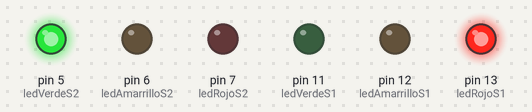
This sketch was run on a simulated Arduino Uno, built with avr-gcc and run on an emulated ATmega328P. Shown: output pins drawn as LEDs (lit = HIGH).

Above: at 4.0 s.
At 9.0 s:
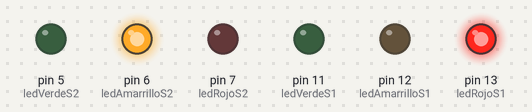
At 14.0 s:
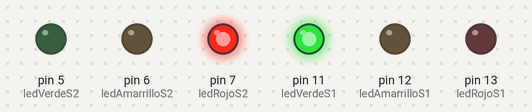
At 19.0 s:
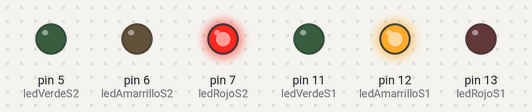
Timing chart, 0 to 26.0 s (numbered marks = the images above):
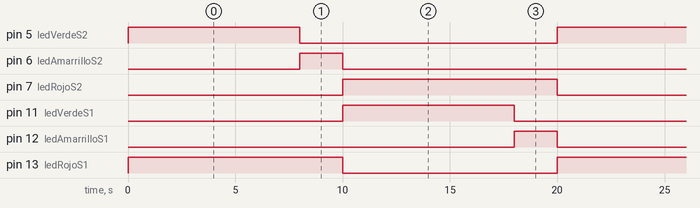

The sketch:

SemaforoPeatonal_Code.ino
```cpp
#define ledRojoS1 13
#define ledAmarrilloS1 12
#define ledVerdeS1 11

#define ledRojoS2 7
#define ledAmarrilloS2 6
#define ledVerdeS2 5

void setup() {
  pinMode(ledRojoS1, OUTPUT);
  pinMode(ledAmarrilloS1, OUTPUT);
  pinMode(ledVerdeS1, OUTPUT);

  pinMode(ledRojoS2, OUTPUT);
  pinMode(ledAmarrilloS2, OUTPUT);
  pinMode(ledVerdeS2, OUTPUT);
}

void loop() {
  //SEMAFORO 1
  digitalWrite(ledRojoS1, HIGH);
  digitalWrite(ledAmarrilloS1,LOW);
  digitalWrite(ledVerdeS1,LOW);

  //SEMAFORO 2
  digitalWrite(ledRojoS2, LOW);
  digitalWrite(ledAmarrilloS2,LOW);
  digitalWrite(ledVerdeS2,HIGH);

  delay(8000);
  //SEMFORO2
  digitalWrite(ledVerdeS2,LOW);
  digitalWrite(ledAmarrilloS2,HIGH);
  delay(2000);

  //SEMAFORO 1
  digitalWrite(ledRojoS1, LOW);
  digitalWrite(ledAmarrilloS1,LOW);
  digitalWrite(ledVerdeS1,HIGH);

  //SEMAFORO 2
  digitalWrite(ledRojoS2, HIGH);
  digitalWrite(ledAmarrilloS2,LOW);
  digitalWrite(ledVerdeS2,LOW);

  delay(8000);
  //SEMFORO1
  digitalWrite(ledVerdeS1,LOW);
  digitalWrite(ledAmarrilloS1,HIGH);
  delay(2000);
}
```

Measured:
- by itself, pin 5 (ledVerdeS2), pin 11 (ledVerdeS1): alternates HIGH for 8.0 s and LOW for 12.0 s
- by itself, pin 6 (ledAmarrilloS2), pin 12 (ledAmarrilloS1): alternates HIGH for 2.0 s and LOW for 18.0 s
- by itself, pin 7 (ledRojoS2), pin 13 (ledRojoS1): alternates HIGH for 10.0 s and LOW for 10.0 s
